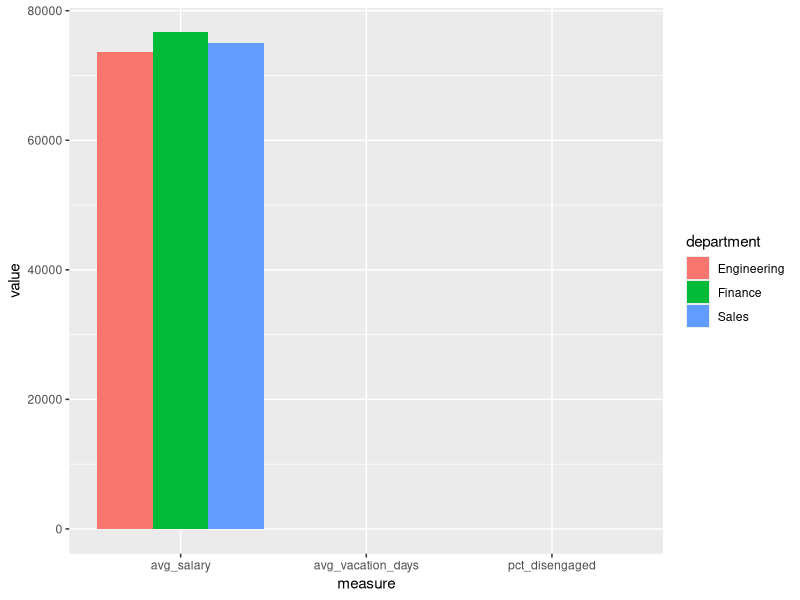
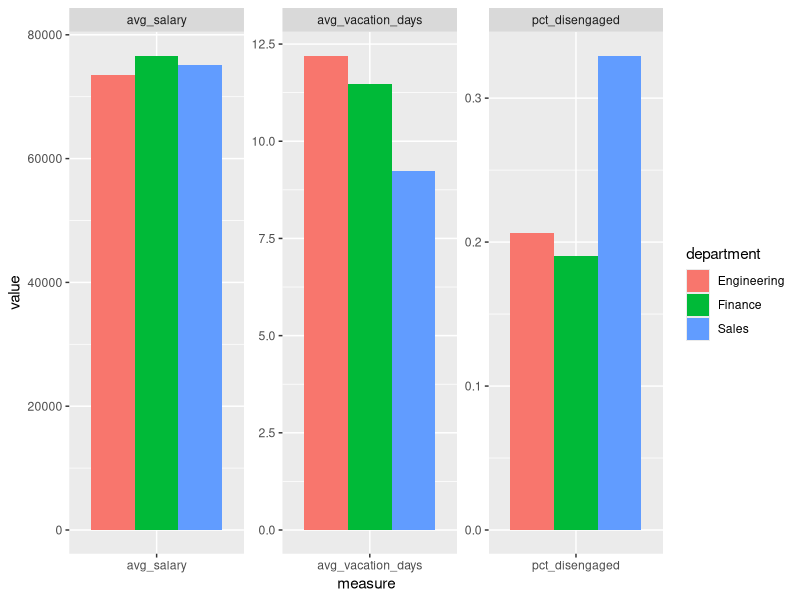

These charts were generated, in order, by the following R code:
# What is driving low employee engagement?
# Load libraries
libs <- c( "readr", "dplyr", "ggplot2", "tidyr", "broom" )
lapply( libs, library, character.only = TRUE )

# Import survey data
survey <- read_csv("Data/survey_data.csv")

# Get an overview of the data
survey |>
  summary()

# Examine the counts of the department variable
survey |>
  count(department)

# Output the average engagement score for each department, sorted
survey |>
  group_by( department ) |>
  summarize( avg_engagement = mean( engagement) ) |>
  arrange( avg_engagement )

# Create the disengaged variable and assign the result to survey
survey_disengaged <- survey |> 
  mutate(disengaged = ifelse(engagement <= 2, 1, 0)) 

survey_disengaged

# Summarize the three variables by department
survey_summary <- survey_disengaged |>
  group_by( department ) |>
  summarize( pct_disengaged = mean( disengaged ),
             avg_salary = mean( salary ),
             avg_vacation_days = mean ( vacation_days_taken ) )

survey_summary

# Gather data for plotting
survey_unpivoted <- survey_summary |> 
  pivot_longer( !department,
                names_to = "measure", values_to = "value" )

# Create three bar charts
ggplot(survey_unpivoted, aes( x = measure, y = value, fill = department ) ) +
  geom_col( position = "dodge" )

# Create three faceted bar charts
survey_unpivoted |>
  ggplot( aes( x = measure, y = value, fill = department ) ) +
  geom_col( position = "dodge" ) +
  facet_wrap( ~ measure, scales = "free" )

# Add the in_sales variable
survey_sales <- survey_disengaged |>
  mutate( in_sales = ifelse( department == "Sales", department, "Other" ) )

# Test the hypothesis using survey_sales
chisq.test( survey_sales$in_sales, survey_sales$disengaged )

# Is the result significant?
(significant <- chisq.test( survey_sales$in_sales, survey_sales$disengaged ) |>
  tidy() |>
  pull( p.value ) <= 0.05 )

# Test the hypothesis using the survey_sales data
t.test(vacation_days_taken ~ in_sales, data = survey_sales)

# Is the result significant?
(significant <- t.test(vacation_days_taken ~ in_sales, data = survey_sales) |>
  tidy() |>
  pull( p.value ) <= 0.05 )




